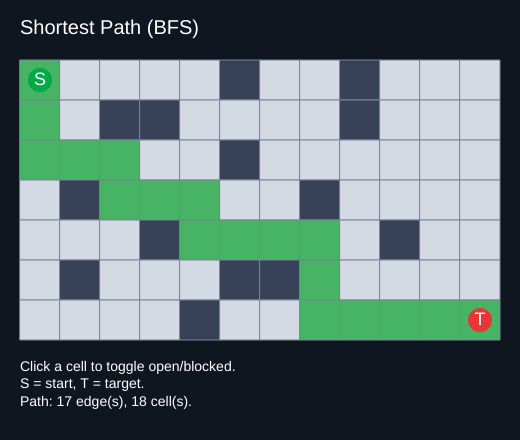
Frame 1 (no input)
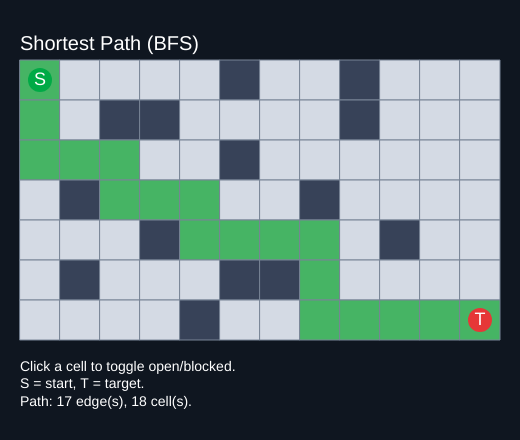
Frame 60 (no input)
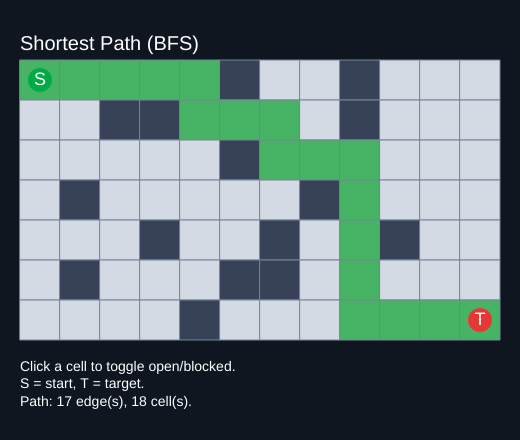
Frame 120 (the mouse pressed at the canvas centre since frame 60)

The p5.js sketch that drew these frames (run headless with seeded random() and noise() and a simulated clock; from frame 60 on, the mouse is pressed at the canvas centre):

// p5.js sketch
// ── sketch.js
// Visual demo of the shortest-path BFS on a binary grid.
// - Left-click a cell to toggle it between open and blocked (wall).
// - The shortest path from S (green) to T (red) is drawn when it exists.

// Rows: Number of rows in the grid.
const ROWS = 7;
// Cols: Number of columns in the grid.
const COLS = 12;
// CELL: Side length in pixels of a single cell.
const CELL = 40;
// MARGIN_X: Left margin.
const MARGIN_X = 20;
// MARGIN_Y: Top margin.
const MARGIN_Y = 60;


let grid;
let graph;
let start = [0, 0];
let target = [ROWS - 1, COLS - 1];
let path = [];

function setup() {
    createCanvas(MARGIN_X * 2 + COLS * CELL, MARGIN_Y * 2 + ROWS * CELL + 40);
    grid = makeGrid();
    computePath();
}

/**
 * Determines the shortest path in @grid from @start to @target , using the data structure @BinaryMatrixGraph and the algorithm @shortestPathBFS implemented in the file shortestPathBFS.js .
 */
function computePath() {
    graph = new BinaryMatrixGraph(grid, ROWS, COLS);
    path = shortestPathBFS(start, target, graph);
}

function makeGrid() {
    // 0 = open, 1 = blocked
    const g = Array.from({ length: ROWS }, () => Array(COLS).fill(0));
    const walls = [
        [0, 5], [0, 8],
        [1, 2], [1, 3], [1, 8],
        [2, 5],
        [3, 1], [3, 7],
        [4, 3], [4, 9],
        [5, 1], [5, 5], [5, 6],
        [6, 4]
    ];
    for (const [r, c] of walls) {
        g[r][c] = 1;
    }
    return g;
}


function draw() {
    background(15, 22, 32);
    drawTitle();
    drawCells();
    drawInfo();
}

function drawTitle() {
    fill(255);
    noStroke();
    textSize(20);
    text('Shortest Path (BFS)', MARGIN_X, 34);
}

function drawCells() {
    for (let r = 0; r < ROWS; r++) {
        for (let c = 0; c < COLS; c++) {
            const x = MARGIN_X + c * CELL;
            const y = MARGIN_Y + r * CELL;
            const onPath = path.some(p => p[0] === r && p[1] === c);

            if (grid[r][c] === 1) {
                fill(55, 66, 88);       // blocked (wall)
            } else if (onPath) {
                fill(70, 180, 100);     // on the shortest path
            } else {
                fill(212, 218, 228);    // open
            }
            strokeWeight(1);
            stroke(120, 132, 150);
            rect(x, y, CELL, CELL);
        }
    }
    drawMarker(start, color(0, 170, 70), 'S');
    drawMarker(target, color(230, 55, 55), 'T');
}

function drawInfo() {
    fill(255);
    textAlign(LEFT, TOP);
    textSize(14);
    let info = 'Click a cell to toggle open/blocked.  \nS = start, T = target.\n';
    if (path.length === 0) {
        info = 'No path from S to T exists.';
    } else {
        info += `Path: ${path.length - 1} edge(s), ${path.length} cell(s).`;
    }
    text(info, MARGIN_X, MARGIN_Y + ROWS * CELL + 20);
}

/**
 * Draw a colored marker in a cell to show its label. It is used by @drawCells to mark the start node and terminal node.
 * 
 * @param {number[]} cell - A two-element array, containing the row number and column number of the cell
 * @param {*} col - Color of the marker
 * @param {*} label - Text label of the marker
 */
function drawMarker(cell, col, label) {
    const [r,c] = cell;
    // Determine the x- and y-component of the pixel value of the cell
    const x = MARGIN_X + c * CELL + CELL / 2;
    const y = MARGIN_Y + r * CELL + CELL / 2;
    noStroke();
    fill(col);
    ellipse(x, y, CELL * 0.6);
    fill(255);
    textAlign(CENTER, CENTER);
    textSize(18);
    text(label, x, y);
}

function mousePressed() {
    // Determine row and column of the cell that have been clicked by solving the following linear equations for r and c:
    // x = MARGIN_X + c * CELL + CELL / 2
    // y = MARGIN_Y + r * CELL + CELL / 2
    const c = floor((mouseX - MARGIN_X) / CELL);
    const r = floor((mouseY - MARGIN_Y) / CELL);
    if (c < 0 || c >= COLS || r < 0 || r >= ROWS) return;

    const isStart = start[0] === r && start[1] === c;
    const isTarget = target[0] === r && target[1] === c;
    if (isStart || isTarget) return; // keep start and target walkable

    grid[r][c] += 1;
    grid[r][c] %= 2;
    computePath();
}
// ── BinaryMatrixGraph.js

class BinaryMatrixGraph {

    #arr; 
    #numRows; 
    #numCols; 

    /**
    * A grid graph backed by a 2D binary matrix.
    * Nodes are [row, col] pairs, and the grid cell at those coordinates is
    * either open (0) or blocked (1).
    *
    * @param {number[][]} arr    - The grid as a 2D array of 0 (open) / 1 (blocked).
    * @param {number} numRows    - Number of rows in the grid.
    * @param {number} numCols    - Number of columns in the grid.
    */
    constructor(arr, numRows, numCols) {
        this.#arr = arr;
        this.#numRows = numRows;
        this.#numCols = numCols;
    }

    valueAt(n) {
        return this.#arr[n[0]][n[1]];
    }

    inBounds(n) {
        let validRow = n[0] >= 0 && n[0] < this.#numRows;
        let validCol = n[1] >= 0 && n[1] < this.#numCols;
        return validRow && validCol;
    }

    /**
     * Given the node n, the method returns the list of neighbors of n.
     * @param {number[]} n - a node in the form of a two-element array containing the row- and column index
     * @returns {number[][]} - an array of nodes in the form of two-element arrays
     */
    neighbors(n) {

        let neighbors_to_n = [];
        let negihbors_pos = [[-1,0],[1,0],[0,-1],[0,1]];

        for (let i = 0; i < negihbors_pos.length; i++) {
            let neighbor = [n[0] + negihbors_pos[i][0], n[1] + negihbors_pos[i][1]];
            if (this.inBounds(neighbor) && this.valueAt(neighbor) === 0) {
                neighbors_to_n.push(neighbor);
            }
        }
        // ...
        return neighbors_to_n
    }

    identicalNodes(n,m) {
        return n[0] === m[0] && n[1] === m[1];
    }

    key(n) {
        return n[0] + ',' + n[1];
    }

    numberOfNodes() {
        return this.#numCols * this.#numRows;
    }
}


// ── Queue.js

class Queue {
    #first = 0;
    #last = 0;
    #count = 0;
    #data;
    #arraySize;

    /**
     * A queue based on a circular array stored in the variable #data .
     * 
     * @param {number} maxNumItems - Maximum number of items that the queue can hold.
     */
    constructor(maxNumItems) {
        this.#data = new Array(maxNumItems);
        this.#arraySize = maxNumItems;
    }

    
    /**
     * Adds item to the queue.
     * Throws an error if the queue is full [Done]
     * @template Item - Can be any type
     * @param {Item} item - The item to be enqueued
     */
    enqueue(item) {
        if (this.#count === this.#arraySize){
            throw new Error("Queue is full");
        }
        this.#data[this.#last] = item;
        this.#last += 1;
        this.#last %= this.#arraySize;
        this.#count += 1;
    }

    dequeue() {
        let item = this.#data[this.#first];
        this.#data[this.#first] = undefined;
        this.#first += 1;
        this.#first %= this.#arraySize;
        this.#count -= 1;
        return item;
    }

    peek() {
        return this.#data[this.#first];
    }

    isEmpty() {
        return this.#count === 0;
    }
}
// ── shortestPathBFS.js
/**
 * Finds the shortest path in an unweighted graph g from a start node s to a terminal node t using breadth-first search (BFS).
 *
 * The graph g must provide the following interface:
 *   - g.numberOfNodes()       total number of nodes (used as the queue size)
 *   - g.key(n)                a unique string key for a node n
 *   - g.identicalNodes(a, b)  true if nodes n and m represent the same node
 *   - g.neighbors(n)          array of nodes reachable from n in one step

 * 
 * The type of a node is not fixed here: it is defined by the graph type of g, so any node representation is allowed as long as the graph supports it.
 * 
 * @template TNode
 * @param {TNode} s - Start node
 * @param {TNode} t - Terminal node
 * @param {object} g  - Graph object with the methods numberOfNodes(), key(), identicalNodes() and neighbors().
 * @returns {TNode[]} An array of nodes forming the shortest path from s to t,
 *   Returns an empty array if no path from s to t exists.
 */
function shortestPathBFS(s,t,g) {
    let path = [];
    let visitedSet = new Set();
    let prevMap = new Map();
    // Let Q be a Queue of length at least equal to the number of nodes in G.
    let q = new Queue(g.numberOfNodes());

//   Let Q be a Queue of length at least equal to the number of nodes in G.
//     Add s to Q.
    q.enqueue(s)                // add s to Q
    while (!q.isEmpty()){        //     While Q is not empty
        let n = q.dequeue()   //Let n be the front node of Q and remove it from Q.
        if (g.identicalNodes(n,t)){//if n is the terminal node t:
            path.push(t)    //push t to the list path
    
            let m = prevMap.get(g.key(t));
            path.push(m)
            while (!g.identicalNodes(m,s)){
                m = prevMap.get(g.key(m));
                path.push(m)

            }
            
            return path.reverse();
            //Return the list of nodes that the procedure has traversed to reach n.
            //End If       
        }
//         Add the unvisited neighbors of n to Q, mark them as visited and mark n as the node they came from.
//         End While
        for (const m of g.neighbors(n)) {
            if (!visitedSet.has(g.key(m))) {
                q.enqueue(m);
                visitedSet.add(g.key(m));
                prevMap.set(g.key(m),n);
            }
        }
        }    
//     Return the shortest-path tree rooted at node s.
// End procedure
    return path;
}  
